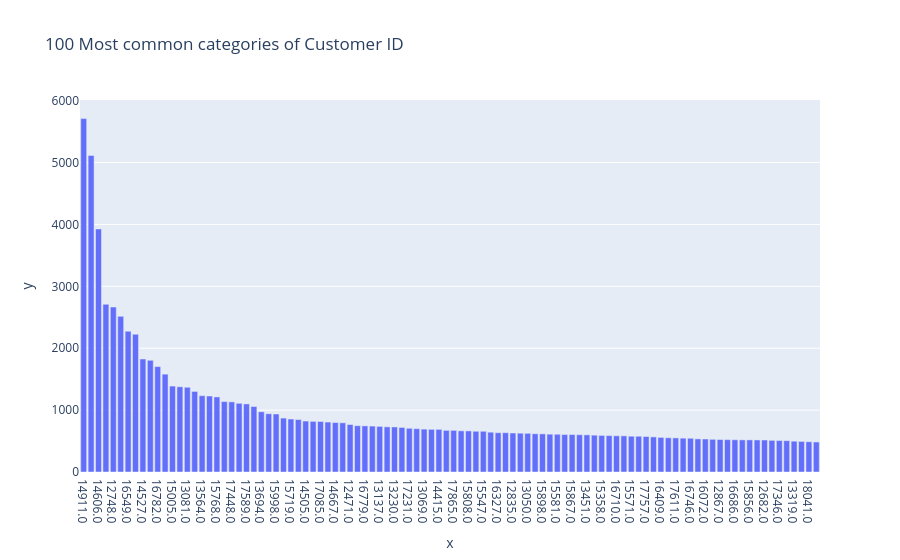

Notebook source saved alongside this figure:
### Markdown cell above
Análisis de la primera serie...

### Code cell
profile_serie(df_retail["Customer ID"])
